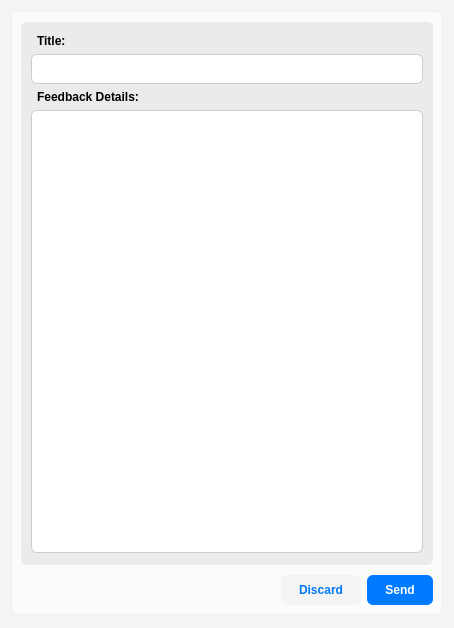
<?xml version="1.0" encoding="UTF-8"?>
<ui version="4.0">
 <class>Feedback</class>
 <widget class="QDialog" name="Feedback">
  <property name="geometry">
   <rect>
    <x>0</x>
    <y>0</y>
    <width>454</width>
    <height>628</height>
   </rect>
  </property>
  <property name="sizePolicy">
   <sizepolicy hsizetype="Preferred" vsizetype="Expanding">
    <horstretch>0</horstretch>
    <verstretch>0</verstretch>
   </sizepolicy>
  </property>
  <property name="windowTitle">
   <string>Dialog</string>
  </property>
  <property name="styleSheet">
   <string notr="true">background-color: rgb(244, 244, 244);</string>
  </property>
  <layout class="QGridLayout" name="gridLayout" rowstretch="0">
   <property name="bottomMargin">
    <number>13</number>
   </property>
   <item row="0" column="0">
    <widget class="QFrame" name="frame">
     <property name="styleSheet">
      <string notr="true">QFrame {
background-color: rgb(251, 251, 251);
border: 1px solid rgb(239, 239, 239);
border-radius:6px;
}</string>
     </property>
     <property name="frameShape">
      <enum>QFrame::Shape::StyledPanel</enum>
     </property>
     <property name="frameShadow">
      <enum>QFrame::Shadow::Raised</enum>
     </property>
     <layout class="QGridLayout" name="gridLayout_2" rowstretch="10,0" columnstretch="0,0,0">
      <property name="topMargin">
       <number>10</number>
      </property>
      <property name="verticalSpacing">
       <number>10</number>
      </property>
      <item row="1" column="0">
       <spacer name="horizontalSpacer">
        <property name="orientation">
         <enum>Qt::Orientation::Horizontal</enum>
        </property>
        <property name="sizeHint" stdset="0">
         <size>
          <width>419</width>
          <height>28</height>
         </size>
        </property>
       </spacer>
      </item>
      <item row="1" column="2">
       <widget class="QPushButton" name="save_feedback_btn">
        <property name="sizePolicy">
         <sizepolicy hsizetype="Expanding" vsizetype="Expanding">
          <horstretch>0</horstretch>
          <verstretch>0</verstretch>
         </sizepolicy>
        </property>
        <property name="maximumSize">
         <size>
          <width>16777215</width>
          <height>16777215</height>
         </size>
        </property>
        <property name="styleSheet">
         <string notr="true">    QPushButton {
  		background-color: rgb(0, 122, 255);
		color: rgb(255, 255, 255);
        border: none;
        border-radius: 6px;
        padding: 8px 18px;
        font-weight: 600;
    }
    QPushButton:hover {
	background-color: rgb(249, 249, 249);
	color: rgb(0, 122, 255);
    }
    QPushButton:pressed {
	background-color: rgb(0, 113, 234);
		color: rgb(255, 255, 255);
    }</string>
        </property>
        <property name="text">
         <string>Send</string>
        </property>
       </widget>
      </item>
      <item row="0" column="0" colspan="3">
       <widget class="QWidget" name="widget_2" native="true">
        <property name="sizePolicy">
         <sizepolicy hsizetype="MinimumExpanding" vsizetype="MinimumExpanding">
          <horstretch>0</horstretch>
          <verstretch>0</verstretch>
         </sizepolicy>
        </property>
        <property name="styleSheet">
         <string notr="true">background-color: rgb(235, 235, 235);
border-radius: 5px;</string>
        </property>
        <layout class="QVBoxLayout" name="verticalLayout" stretch="0,0,0,0">
         <property name="leftMargin">
          <number>10</number>
         </property>
         <property name="topMargin">
          <number>12</number>
         </property>
         <property name="rightMargin">
          <number>10</number>
         </property>
         <property name="bottomMargin">
          <number>12</number>
         </property>
         <item>
          <widget class="QLabel" name="label_2">
           <property name="font">
            <font>
             <bold>true</bold>
            </font>
           </property>
           <property name="styleSheet">
            <string notr="true">border: none;</string>
           </property>
           <property name="text">
            <string>Title:</string>
           </property>
           <property name="indent">
            <number>6</number>
           </property>
          </widget>
         </item>
         <item>
          <widget class="QLineEdit" name="feedback_title_box">
           <property name="styleSheet">
            <string notr="true">QLineEdit {
    background-color: #ffffff;
    border: 1px solid #ccc;
    border-radius: 6px;
    padding-left: 10px; /* space for icon */
    padding-right: 10px;
    padding-top: 6px;
    padding-bottom: 6px;
    font: 12px 'Segoe UI', sans-serif;
    color: #333333;
}

QLineEdit:focus {
    border: 1px solid #66afe9;
    outline: none;
}
</string>
           </property>
          </widget>
         </item>
         <item>
          <widget class="QLabel" name="label_3">
           <property name="font">
            <font>
             <bold>true</bold>
            </font>
           </property>
           <property name="styleSheet">
            <string notr="true">border: none;</string>
           </property>
           <property name="text">
            <string>Feedback Details:</string>
           </property>
           <property name="indent">
            <number>6</number>
           </property>
          </widget>
         </item>
         <item>
          <widget class="QPlainTextEdit" name="feedback_box">
           <property name="styleSheet">
            <string notr="true">QPlainTextEdit {
    background-color: white;
    border: 1px solid #ccc;
    border-radius: 6px;
    padding: 8px 12px;
    font-size: 14px;
    color: #333;
    selection-background-color: #cce5ff;
    selection-color: #000;
}

QPlainTextEdit:focus {
    border: 1px solid #66afe9;
    outline: none;
}
</string>
           </property>
           <property name="frameShape">
            <enum>QFrame::Shape::StyledPanel</enum>
           </property>
          </widget>
         </item>
        </layout>
       </widget>
      </item>
      <item row="1" column="1">
       <widget class="QPushButton" name="discard_feedback_btn">
        <property name="sizePolicy">
         <sizepolicy hsizetype="MinimumExpanding" vsizetype="MinimumExpanding">
          <horstretch>1</horstretch>
          <verstretch>0</verstretch>
         </sizepolicy>
        </property>
        <property name="cursor">
         <cursorShape>PointingHandCursor</cursorShape>
        </property>
        <property name="styleSheet">
         <string notr="true">    QPushButton {
	color: rgb(0, 120, 250);
        border: none;
        border-radius: 6px;
        padding: 8px 18px;
        font-weight: 600;
    }
    QPushButton:hover {
		background-color: rgb(251, 251, 251);
		color: rgb(0, 120, 250);
		text-decoration: underline;
    }
    QPushButton:pressed {
		background-color: rgb(0, 122, 255);
		color: rgb(255, 255, 255);
    }</string>
        </property>
        <property name="text">
         <string>Discard</string>
        </property>
       </widget>
      </item>
     </layout>
    </widget>
   </item>
  </layout>
 </widget>
 <resources/>
 <connections/>
</ui>
